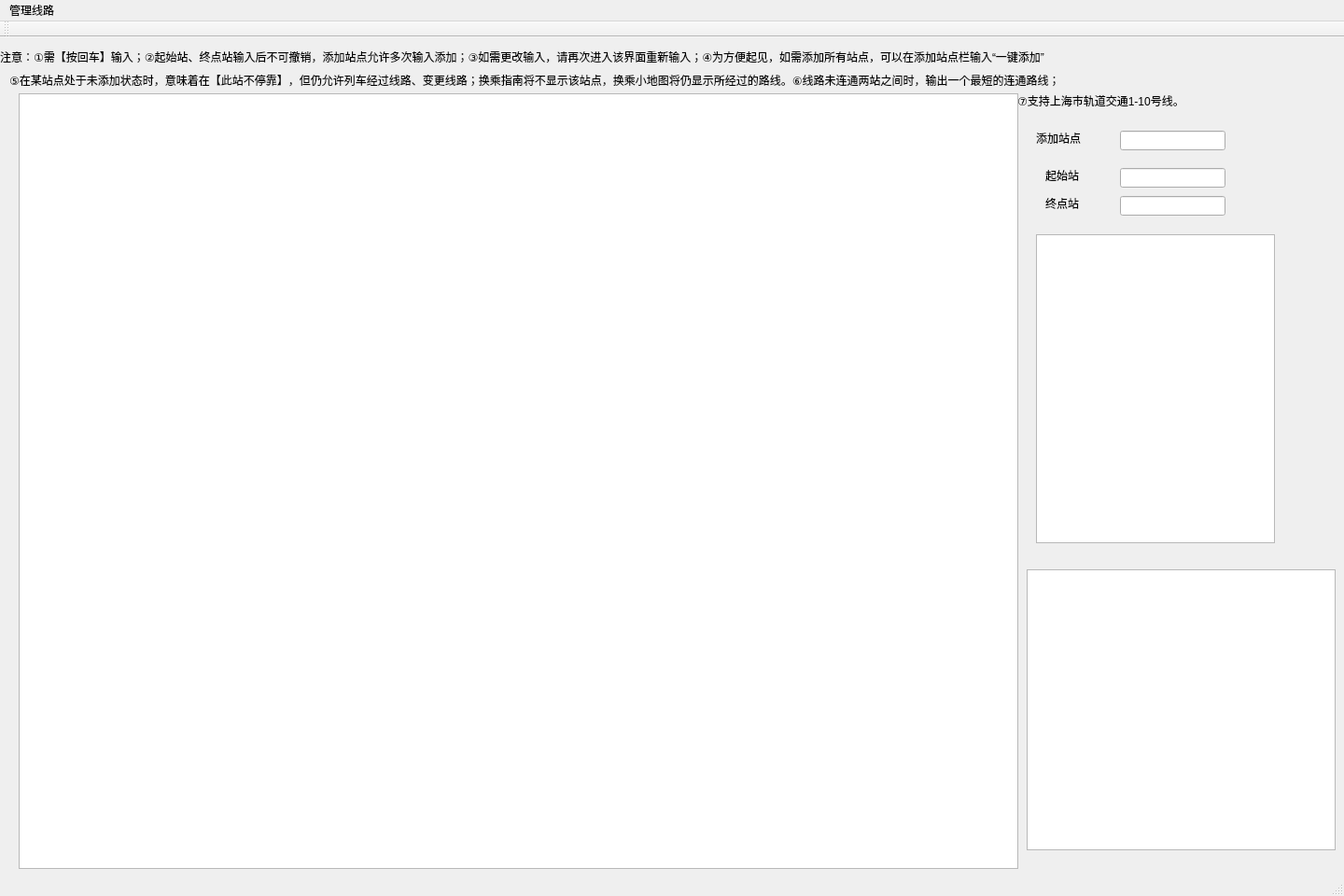
<?xml version="1.0" encoding="UTF-8"?>
<ui version="4.0">
 <class>MainWindow</class>
 <widget class="QMainWindow" name="MainWindow">
  <property name="geometry">
   <rect>
    <x>0</x>
    <y>0</y>
    <width>1440</width>
    <height>960</height>
   </rect>
  </property>
  <property name="windowTitle">
   <string>MainWindow</string>
  </property>
  <widget class="QWidget" name="centralWidget">
   <widget class="QPushButton" name="pushButton">
    <property name="geometry">
     <rect>
      <x>650</x>
      <y>130</y>
      <width>93</width>
      <height>28</height>
     </rect>
    </property>
    <property name="text">
     <string>按钮</string>
    </property>
   </widget>
   <widget class="QChartView" name="graphicsView">
    <property name="geometry">
     <rect>
      <x>20</x>
      <y>60</y>
      <width>1071</width>
      <height>831</height>
     </rect>
    </property>
   </widget>
   <widget class="QTextBrowser" name="textBrowser">
    <property name="geometry">
     <rect>
      <x>1110</x>
      <y>211</y>
      <width>256</width>
      <height>331</height>
     </rect>
    </property>
   </widget>
   <widget class="QLineEdit" name="lineEdit1">
    <property name="geometry">
     <rect>
      <x>1200</x>
      <y>140</y>
      <width>113</width>
      <height>21</height>
     </rect>
    </property>
   </widget>
   <widget class="QLineEdit" name="lineEdit2">
    <property name="geometry">
     <rect>
      <x>1200</x>
      <y>170</y>
      <width>113</width>
      <height>21</height>
     </rect>
    </property>
   </widget>
   <widget class="QChartView" name="graphicsView2">
    <property name="geometry">
     <rect>
      <x>1100</x>
      <y>570</y>
      <width>331</width>
      <height>301</height>
     </rect>
    </property>
   </widget>
   <widget class="QLabel" name="label">
    <property name="geometry">
     <rect>
      <x>1120</x>
      <y>140</y>
      <width>72</width>
      <height>15</height>
     </rect>
    </property>
    <property name="text">
     <string>起始站</string>
    </property>
   </widget>
   <widget class="QLabel" name="label_2">
    <property name="geometry">
     <rect>
      <x>1120</x>
      <y>170</y>
      <width>72</width>
      <height>15</height>
     </rect>
    </property>
    <property name="text">
     <string>终点站</string>
    </property>
   </widget>
   <widget class="QLabel" name="label_3">
    <property name="geometry">
     <rect>
      <x>0</x>
      <y>0</y>
      <width>1431</width>
      <height>41</height>
     </rect>
    </property>
    <property name="text">
     <string>注意：①需【按回车】输入；②起始站、终点站输入后不可撤销，添加站点允许多次输入添加；③如需更改输入，请再次进入该界面重新输入；④为方便起见，如需添加所有站点，可以在添加站点栏输入“一键添加”</string>
    </property>
   </widget>
   <widget class="QLabel" name="label_4">
    <property name="geometry">
     <rect>
      <x>1110</x>
      <y>100</y>
      <width>72</width>
      <height>15</height>
     </rect>
    </property>
    <property name="text">
     <string>添加站点</string>
    </property>
   </widget>
   <widget class="QLineEdit" name="lineEdit3">
    <property name="geometry">
     <rect>
      <x>1200</x>
      <y>100</y>
      <width>113</width>
      <height>21</height>
     </rect>
    </property>
   </widget>
   <widget class="QLabel" name="label_5">
    <property name="geometry">
     <rect>
      <x>10</x>
      <y>30</y>
      <width>1421</width>
      <height>31</height>
     </rect>
    </property>
    <property name="text">
     <string>⑤在某站点处于未添加状态时，意味着在【此站不停靠】，但仍允许列车经过线路、变更线路；换乘指南将不显示该站点，换乘小地图将仍显示所经过的路线。⑥线路未连通两站之间时，输出一个最短的连通路线；</string>
    </property>
   </widget>
   <widget class="QLabel" name="label_6">
    <property name="geometry">
     <rect>
      <x>1090</x>
      <y>60</y>
      <width>311</width>
      <height>16</height>
     </rect>
    </property>
    <property name="text">
     <string>⑦支持上海市轨道交通1-10号线。</string>
    </property>
   </widget>
  </widget>
  <widget class="QMenuBar" name="menuBar">
   <property name="geometry">
    <rect>
     <x>0</x>
     <y>0</y>
     <width>1440</width>
     <height>26</height>
    </rect>
   </property>
   <widget class="QMenu" name="menu">
    <property name="title">
     <string>管理线路</string>
    </property>
    <addaction name="action1"/>
    <addaction name="action2"/>
    <addaction name="action3"/>
    <addaction name="action4"/>
    <addaction name="action5"/>
    <addaction name="action6"/>
    <addaction name="action7"/>
    <addaction name="action8"/>
    <addaction name="action9"/>
    <addaction name="action10"/>
    <addaction name="action11"/>
    <addaction name="action12"/>
    <addaction name="action13"/>
    <addaction name="action14"/>
    <addaction name="action15"/>
    <addaction name="action16"/>
   </widget>
   <widget class="QMenu" name="menu_2">
    <property name="title">
     <string> </string>
    </property>
   </widget>
   <addaction name="menu"/>
   <addaction name="menu_2"/>
  </widget>
  <widget class="QToolBar" name="mainToolBar">
   <attribute name="toolBarArea">
    <enum>TopToolBarArea</enum>
   </attribute>
   <attribute name="toolBarBreak">
    <bool>false</bool>
   </attribute>
  </widget>
  <widget class="QStatusBar" name="statusBar"/>
  <action name="action1">
   <property name="checkable">
    <bool>true</bool>
   </property>
   <property name="checked">
    <bool>false</bool>
   </property>
   <property name="text">
    <string>1号线</string>
   </property>
  </action>
  <action name="action2">
   <property name="checkable">
    <bool>true</bool>
   </property>
   <property name="text">
    <string>2号线</string>
   </property>
  </action>
  <action name="action3">
   <property name="checkable">
    <bool>true</bool>
   </property>
   <property name="text">
    <string>3号线</string>
   </property>
  </action>
  <action name="action4">
   <property name="checkable">
    <bool>true</bool>
   </property>
   <property name="text">
    <string>4号线</string>
   </property>
  </action>
  <action name="action5">
   <property name="checkable">
    <bool>true</bool>
   </property>
   <property name="text">
    <string>5号线</string>
   </property>
  </action>
  <action name="action6">
   <property name="checkable">
    <bool>true</bool>
   </property>
   <property name="text">
    <string>6号线</string>
   </property>
  </action>
  <action name="action7">
   <property name="checkable">
    <bool>true</bool>
   </property>
   <property name="text">
    <string>7号线</string>
   </property>
  </action>
  <action name="action8">
   <property name="checkable">
    <bool>true</bool>
   </property>
   <property name="text">
    <string>8号线</string>
   </property>
  </action>
  <action name="action9">
   <property name="checkable">
    <bool>true</bool>
   </property>
   <property name="text">
    <string>9号线</string>
   </property>
  </action>
  <action name="action10">
   <property name="checkable">
    <bool>true</bool>
   </property>
   <property name="text">
    <string>10号线</string>
   </property>
  </action>
  <action name="action11">
   <property name="checkable">
    <bool>true</bool>
   </property>
   <property name="text">
    <string>11号线</string>
   </property>
  </action>
  <action name="action12">
   <property name="checkable">
    <bool>true</bool>
   </property>
   <property name="text">
    <string>12号线</string>
   </property>
  </action>
  <action name="action13">
   <property name="checkable">
    <bool>true</bool>
   </property>
   <property name="text">
    <string>13号线</string>
   </property>
  </action>
  <action name="action14">
   <property name="checkable">
    <bool>true</bool>
   </property>
   <property name="text">
    <string>14号线</string>
   </property>
  </action>
  <action name="action15">
   <property name="checkable">
    <bool>true</bool>
   </property>
   <property name="text">
    <string>15号线</string>
   </property>
  </action>
  <action name="action16">
   <property name="checkable">
    <bool>true</bool>
   </property>
   <property name="text">
    <string>16号线</string>
   </property>
  </action>
  <action name="action_1">
   <property name="checkable">
    <bool>true</bool>
   </property>
   <property name="checked">
    <bool>false</bool>
   </property>
   <property name="text">
    <string>富锦路</string>
   </property>
  </action>
  <action name="action">
   <property name="checkable">
    <bool>true</bool>
   </property>
   <property name="text">
    <string>友谊西路</string>
   </property>
  </action>
  <action name="action_2">
   <property name="checkable">
    <bool>true</bool>
   </property>
   <property name="text">
    <string>宝安公路</string>
   </property>
  </action>
  <action name="action_3">
   <property name="checkable">
    <bool>true</bool>
   </property>
   <property name="text">
    <string>共富新村</string>
   </property>
  </action>
  <action name="action_4">
   <property name="checkable">
    <bool>true</bool>
   </property>
   <property name="text">
    <string>呼兰路</string>
   </property>
  </action>
  <action name="action_5">
   <property name="checkable">
    <bool>true</bool>
   </property>
   <property name="text">
    <string>通河新村</string>
   </property>
  </action>
  <action name="action_6">
   <property name="checkable">
    <bool>true</bool>
   </property>
   <property name="text">
    <string>共康路</string>
   </property>
  </action>
  <action name="action_7">
   <property name="checkable">
    <bool>true</bool>
   </property>
   <property name="text">
    <string>彭浦新村</string>
   </property>
  </action>
  <action name="action_8">
   <property name="checkable">
    <bool>true</bool>
   </property>
   <property name="text">
    <string>汶水路</string>
   </property>
  </action>
  <action name="action_9">
   <property name="checkable">
    <bool>true</bool>
   </property>
   <property name="text">
    <string>上海马戏城</string>
   </property>
  </action>
  <action name="action_10">
   <property name="checkable">
    <bool>true</bool>
   </property>
   <property name="text">
    <string>延长路</string>
   </property>
  </action>
  <action name="action_11">
   <property name="checkable">
    <bool>true</bool>
   </property>
   <property name="text">
    <string>中山北路</string>
   </property>
  </action>
  <action name="action_12">
   <property name="checkable">
    <bool>true</bool>
   </property>
   <property name="text">
    <string>上海火车站</string>
   </property>
  </action>
  <action name="action_13">
   <property name="checkable">
    <bool>true</bool>
   </property>
   <property name="text">
    <string>汉中路</string>
   </property>
  </action>
  <action name="action_14">
   <property name="checkable">
    <bool>true</bool>
   </property>
   <property name="text">
    <string>新闸路</string>
   </property>
  </action>
  <action name="action_15">
   <property name="checkable">
    <bool>true</bool>
   </property>
   <property name="text">
    <string>人民广场</string>
   </property>
  </action>
  <action name="action_16">
   <property name="checkable">
    <bool>true</bool>
   </property>
   <property name="text">
    <string>黄陂南路</string>
   </property>
  </action>
  <action name="action_17">
   <property name="checkable">
    <bool>true</bool>
   </property>
   <property name="text">
    <string>陕西南路</string>
   </property>
  </action>
  <action name="action_18">
   <property name="checkable">
    <bool>true</bool>
   </property>
   <property name="text">
    <string>常熟路</string>
   </property>
  </action>
  <action name="action_19">
   <property name="checkable">
    <bool>true</bool>
   </property>
   <property name="text">
    <string>衡山路</string>
   </property>
  </action>
  <action name="action_20">
   <property name="checkable">
    <bool>true</bool>
   </property>
   <property name="text">
    <string>徐家汇</string>
   </property>
  </action>
  <action name="action_21">
   <property name="checkable">
    <bool>true</bool>
   </property>
   <property name="text">
    <string>上海体育馆</string>
   </property>
  </action>
  <action name="action_22">
   <property name="checkable">
    <bool>true</bool>
   </property>
   <property name="text">
    <string>漕宝路</string>
   </property>
  </action>
  <action name="action_23">
   <property name="checkable">
    <bool>true</bool>
   </property>
   <property name="text">
    <string>上海南站</string>
   </property>
  </action>
  <action name="action_24">
   <property name="checkable">
    <bool>true</bool>
   </property>
   <property name="text">
    <string>锦江乐园</string>
   </property>
  </action>
  <action name="action_25">
   <property name="checkable">
    <bool>true</bool>
   </property>
   <property name="text">
    <string>莲花路</string>
   </property>
  </action>
  <action name="action_26">
   <property name="checkable">
    <bool>true</bool>
   </property>
   <property name="text">
    <string>外环路</string>
   </property>
  </action>
  <action name="action_27">
   <property name="checkable">
    <bool>true</bool>
   </property>
   <property name="text">
    <string>莘庄</string>
   </property>
  </action>
 </widget>
 <layoutdefault spacing="6" margin="11"/>
 <customwidgets>
  <customwidget>
   <class>QChartView</class>
   <extends>QGraphicsView</extends>
   <header>qchartview.h</header>
  </customwidget>
 </customwidgets>
 <resources/>
 <connections/>
</ui>
